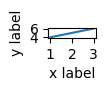

Write Python code to recreate this figure.
fig = plt.figure()
fig.gca().plot([1, 2, 3], [4, 5, 6])
plt.gca().set_xlabel("x label")
plt.gca().set_ylabel("y label")
set_size(fig, (1, 0.5))
plt.savefig("bad.png", bbox_inches='tight')
print(imread("bad.png").shape) # outputs (91, 109, 4)
